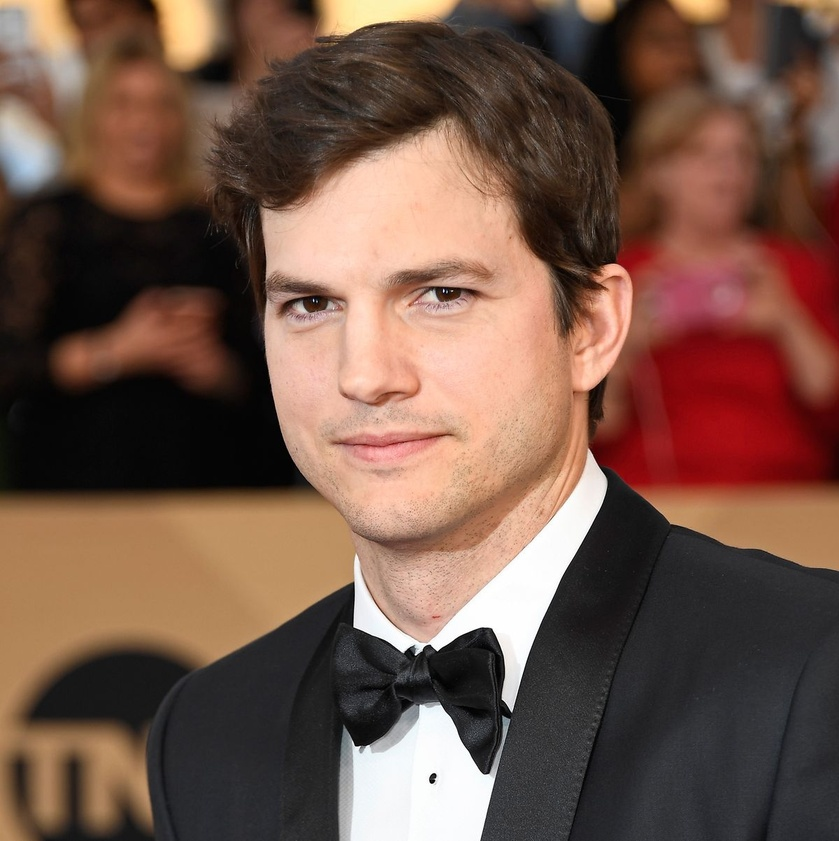
#> input picture Phase-2/img.jpg, 839 x 841 px, shrunk from 1200 x 1202 before the run
$ jupyter execute LDP.ipynb
#> lines starting #> are read from the running program, lines starting #| are printed output that depends on the picture
[cell 1]
from __future__ import division
from scipy.ndimage.filters import convolve
import numpy as np
import os
import cv2
import itertools
from matplotlib import pyplot as plt

[cell 2]
def ldp(face, top_k=3):
    assert face.ndim == 2
    face = np.array(face).astype('int32')

    # Kirsch masks in 8 directions
    EAST = np.array([[-3, -3, 5], [-3, 0, 5], [-3, -3, 5]])
    NORTH_EAST = np.array([[-3, 5, 5], [-3, 0, 5], [-3, -3, -3]])
    NORTH = np.array([[5, 5, 5], [-3, 0, -3], [-3, -3, -3]])
    NORTH_WEST = np.array([[5, 5, -3], [5, 0, -3], [-3, -3, -3]])
    WEST = np.array([[5, -3, -3], [5, 0, -3], [5, -3, -3]])
    SOUTH_WEST = np.array([[-3, -3, -3], [5, 0, -3], [5, 5, -3]])
    SOUTH = np.array([[-3, -3, -3], [-3, 0, -3], [5, 5, 5]])
    SOUTH_EAST = np.array([[-3, -3, -3], [-3, 0, 5], [-3, 5, 5]])

    KIRCHS = []

    # Convolution of the image with the masks
    for MASK in [EAST, NORTH_EAST, NORTH, NORTH_WEST, WEST, SOUTH_WEST, SOUTH, SOUTH_EAST]:
        KIRCHS.append(convolve(face, MASK, mode='reflect'))

    # Placeholder for storing the ldp code values for the individual pixels of the image
    LDP = [[0 for i in range(face.shape[1])] for j in range(face.shape[0])]

    # Hyperparameter to choose the top k maximum ldp code values for the particular pixel
    TOP_K = top_k

    # Generating the code value for the individual pixel
    for row in range(face.shape[0]):
        for col in range(face.shape[1]):
            m = sorted([(abs(KIRCH[row, col]), i)
                       for i, KIRCH in enumerate(KIRCHS)], reverse=True)
            k = 0
            for (_, i) in m[:TOP_K]:
                k |= (1 << i)
            LDP[row][col] = k
    LDP = np.array(LDP, dtype=np.uint8)
    return LDP


def generate_binary(n=8, top_k=3):
    L = []
    for setbits in itertools.combinations(range(n), top_k):
        s = [0] * n
        for setbit in setbits:
            s[setbit] = 1
        L.append(s)
    return L


def convert_to_decimal(s):
    L, k = [], 0
    for i, bit in enumerate(s):
        if bit == 1:
            k |= (1 << i)
    return k


C = [1, 8, 28, 56, 70, 56, 28, 8, 1]

# Histogram feature descriptor for the ldp code image


def histogram_descriptor(ldp, top_k=3, patch_width=8, patch_height=8):
    histogram = []
    ss = generate_binary(top_k=top_k)
    De = [convert_to_decimal(s) for s in ss]
    for row in range(0, ldp.shape[0], patch_width):
        for col in range(1, ldp.shape[1], patch_height):
            counter = {d: 0 for d in De}
            patch = ldp[row: row+patch_height, col: col+patch_width]
            for pixel in patch.ravel():
                counter[pixel] = counter[pixel] + 1
            hist = [counter[key] / C[top_k] for key in sorted(counter.keys())]
            histogram += hist
    return np.array(histogram)

[cell 3]
photo1 = cv2.imread("img.jpg")
#> photo1 is the input picture: shape (841, 839, 3); mean B, G, R 71.9, 85, 114.9
# converting image to grayscale
gray_scale = cv2.cvtColor(photo1, cv2.COLOR_BGR2GRAY)
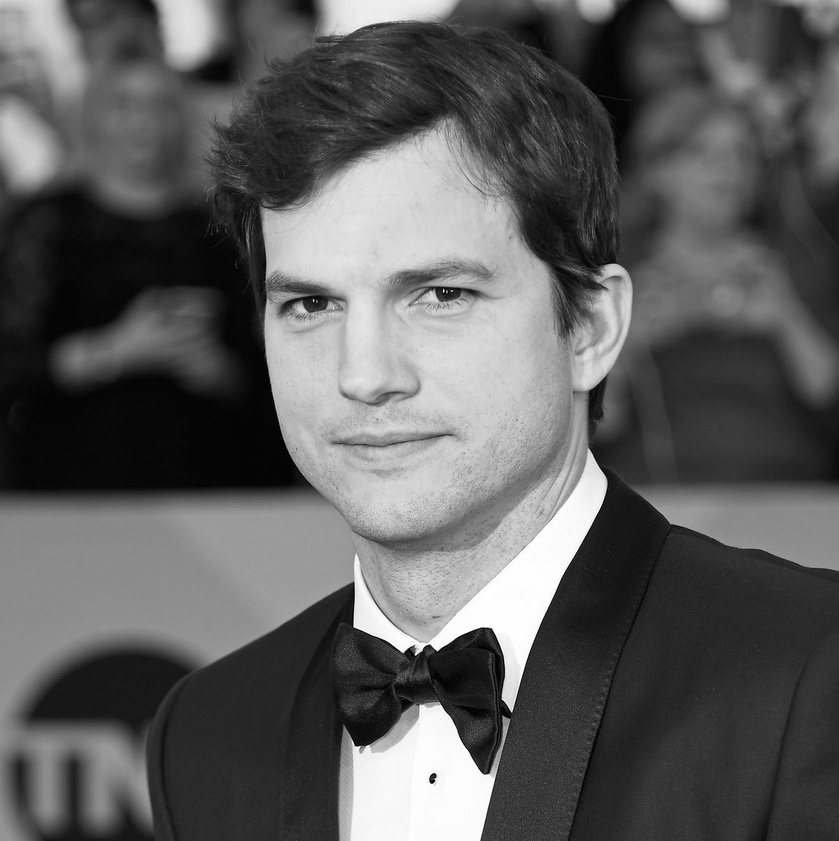
#> gray_scale: shape (841, 839); min 0, max 255, mean 92.4
l1 = ldp(gray_scale)
#> after the loop in ldp, `for MASK in [EAST, NORTH_EAST, NORTH, NORTH_WEST, WEST, SOUTH_WEST, SO..`: KIRCHS = 8 items
#> after the loop in ldp, `for row in range(face.shape[0]):`: LDP = 841 items
#> in ldp, `LDP = np.array(LDP, dtype=np.uint8)`:
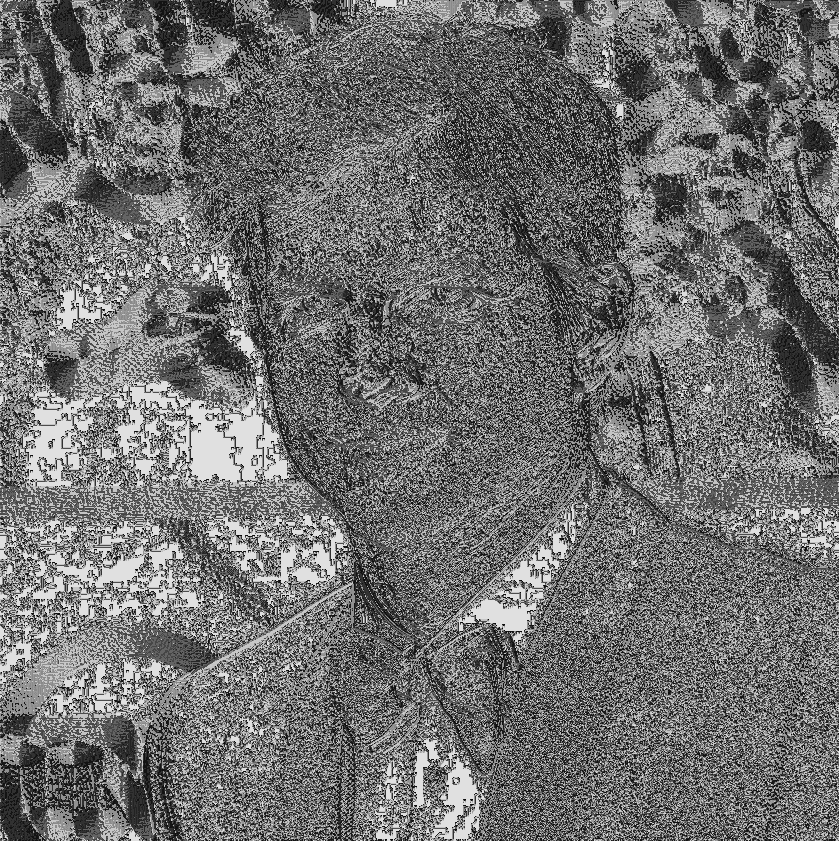
#> LDP: shape (841, 839); min 7, max 224, mean 111.8
plt.imshow(l1, cmap="gray")
plt.show()
l1

[cell 4]
l2 = histogram_descriptor(l1)
#> after the loop in histogram_descriptor, `for row in range(0, ldp.shape[0], patch_width):`: histogram = 623280 items

[cell 5]
l2.shape
#> Out = (623280,)

$ run again, with Phase-2/aagfhgtpmv_6.png saved as Phase-2/img.jpg
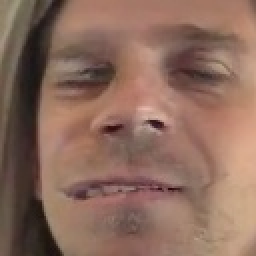
#> input picture Phase-2/aagfhgtpmv_6.png, 128 x 128 px (shown 2 times larger)
#> photo1 is the input picture: shape (128, 128, 3); mean B, G, R 92.8, 107.1, 140
#> `gray_scale = cv2.cvtColor(photo1, cv2.COLOR_BGR2GRAY)`:
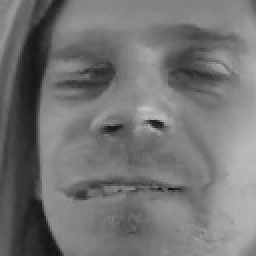
#> gray_scale: shape (128, 128) (shown 2 times larger); min 16, max 197, mean 115.3
#> after the loop in ldp, `for MASK in [EAST, NORTH_EAST, NORTH, NORTH_WEST, WEST, SOUTH_WEST, SO..`: KIRCHS = 8 items
#> after the loop in ldp, `for row in range(face.shape[0]):`: LDP = 128 items
#> in ldp, `LDP = np.array(LDP, dtype=np.uint8)`:
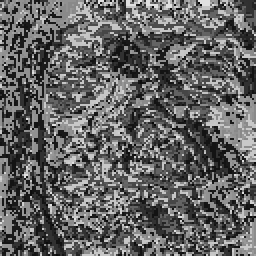
#> LDP: shape (128, 128) (shown 2 times larger); min 7, max 224, mean 99.8
#> after the loop in histogram_descriptor, `for row in range(0, ldp.shape[0], patch_width):`: histogram = 14336 values, max 0.518 at index 8796, min 0 at index 0, mean 0.0202
#> l2 has the same summary as histogram in histogram_descriptor

$ run again, with Phase-2/team.jpeg copied over Phase-2/img.jpg
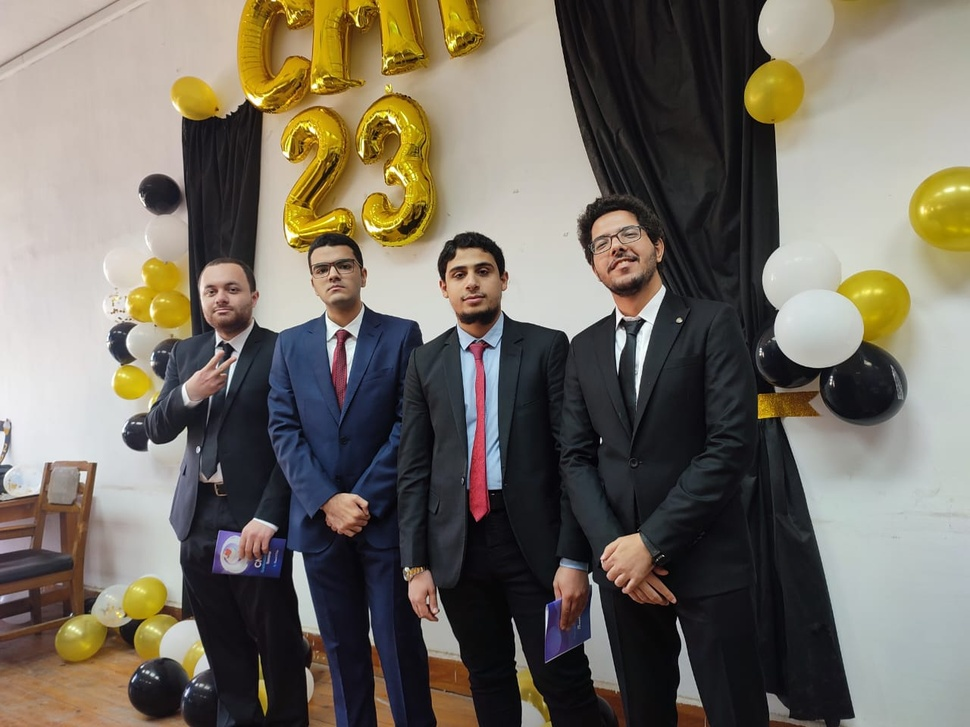
#> input picture Phase-2/team.jpeg, 970 x 727 px, shrunk from 1280 x 960 before the run
#> photo1 is the input picture: shape (727, 970, 3); mean B, G, R 98.3, 109.2, 115.9
#> `gray_scale = cv2.cvtColor(photo1, cv2.COLOR_BGR2GRAY)`:
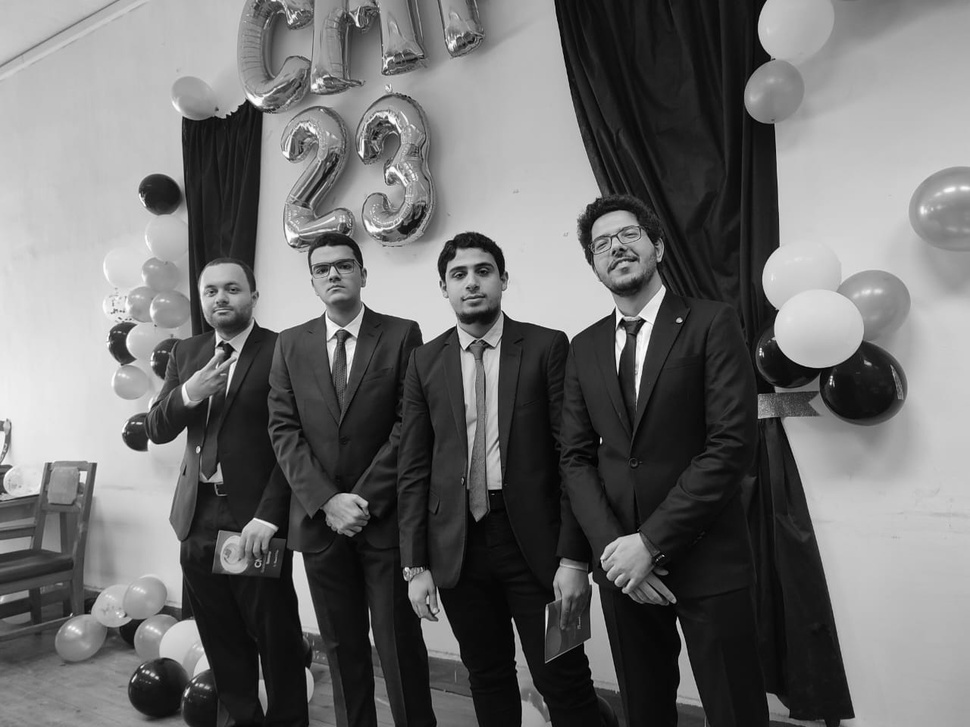
#> gray_scale: shape (727, 970); min 0, max 255, mean 110
#> after the loop in ldp, `for MASK in [EAST, NORTH_EAST, NORTH, NORTH_WEST, WEST, SOUTH_WEST, SO..`: KIRCHS = 8 items
#> after the loop in ldp, `for row in range(face.shape[0]):`: LDP = 727 items
#> in ldp, `LDP = np.array(LDP, dtype=np.uint8)`:
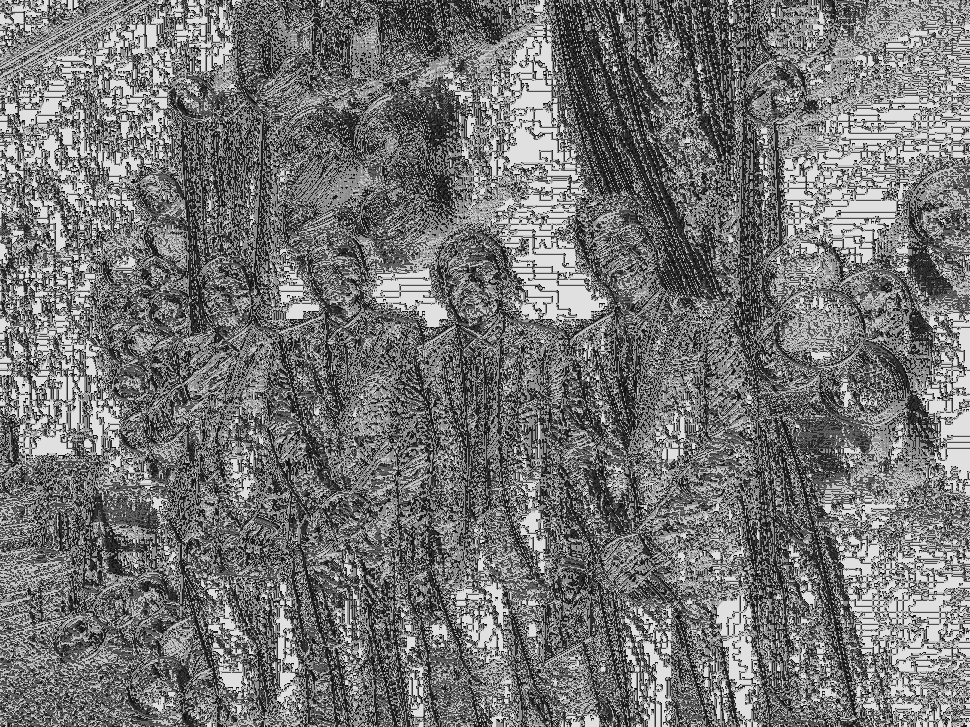
#> LDP: shape (727, 970); min 7, max 224, mean 116.6
#> after the loop in histogram_descriptor, `for row in range(0, ldp.shape[0], patch_width):`: histogram = 621712 items

$ run again, with Phase-2/test.jpeg copied over Phase-2/img.jpg
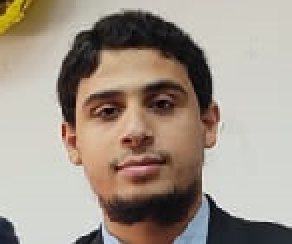
#> input picture Phase-2/test.jpeg, 146 x 122 px (shown 2 times larger)
#> photo1 is the input picture: shape (122, 146, 3); mean B, G, R 137.9, 149.9, 161.9
#> `gray_scale = cv2.cvtColor(photo1, cv2.COLOR_BGR2GRAY)`:
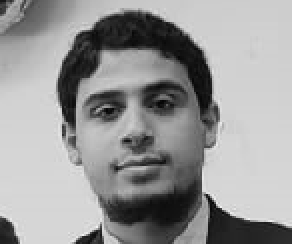
#> gray_scale: shape (122, 146) (shown 2 times larger); min 3, max 245, mean 152.2
#> after the loop in ldp, `for MASK in [EAST, NORTH_EAST, NORTH, NORTH_WEST, WEST, SOUTH_WEST, SO..`: KIRCHS = 8 items
#> after the loop in ldp, `for row in range(face.shape[0]):`: LDP = 122 items
#> in ldp, `LDP = np.array(LDP, dtype=np.uint8)`:
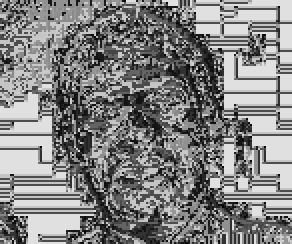
#> LDP: shape (122, 146) (shown 2 times larger); min 7, max 224, mean 131.1
#> after the loop in histogram_descriptor, `for row in range(0, ldp.shape[0], patch_width):`: histogram = 17024 values, max 1.14 at index 10583, min 0 at index 0, mean 0.0186
#> l2 has the same summary as histogram in histogram_descriptor
